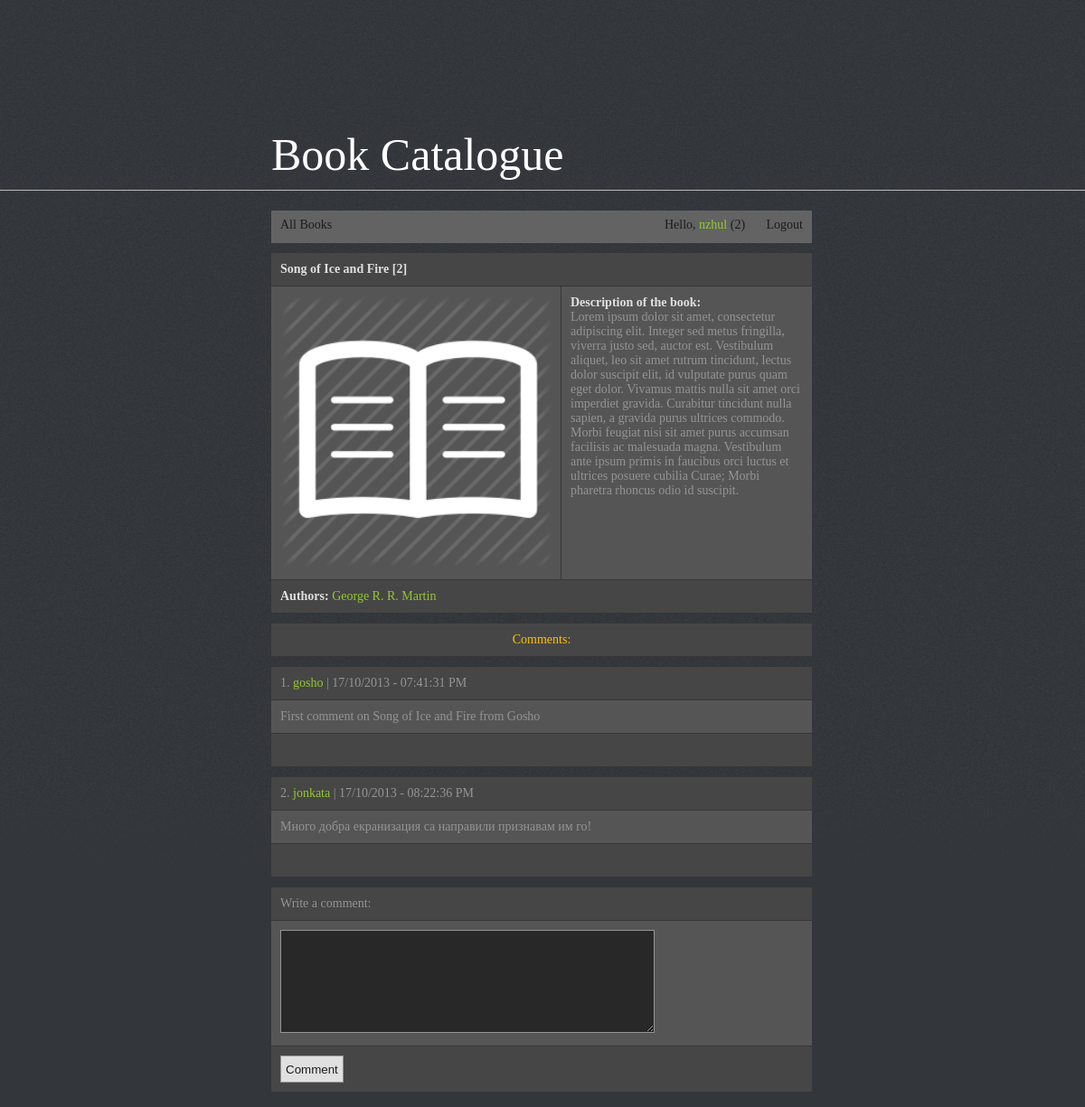
Screenshot of /book.php?id=2 (signed in) with the database file from the repository.
### tables this page shows
CREATE TABLE IF NOT EXISTS `books` (
  `book_id` int(11) NOT NULL AUTO_INCREMENT,
  `book_title` varchar(250) NOT NULL,
  `comments_count` int(11) NOT NULL,
  PRIMARY KEY (`book_id`)
);

CREATE TABLE IF NOT EXISTS `authors` (
  `author_id` int(11) NOT NULL AUTO_INCREMENT,
  `author_name` varchar(250) NOT NULL,
  PRIMARY KEY (`author_id`)
);

CREATE TABLE IF NOT EXISTS `comments` (
  `comment_id` int(11) NOT NULL AUTO_INCREMENT,
  `book_id` int(11) NOT NULL,
  `comment` text NOT NULL,
  `date_added` int(11) NOT NULL,
  `author_id` int(11) NOT NULL,
  PRIMARY KEY (`comment_id`),
  KEY `book_id` (`book_id`,`date_added`,`author_id`)
);

CREATE TABLE IF NOT EXISTS `users` (
  `user_id` int(11) NOT NULL AUTO_INCREMENT,
  `username` varchar(50) NOT NULL,
  `password` varchar(50) NOT NULL,
  `comments_count` int(11) NOT NULL,
  PRIMARY KEY (`user_id`)
);

### book.php (the view, shortened to what this page needs)
<?php
require './inc/config.php';
if (!isset($_GET['id'])) {
    header('Location: index.php');
    exit;
} else {
    $sql = 'SELECT * FROM books WHERE book_id=' . (int) $_GET['id'];
    $result = mysqli_query($link, $sql);
    if ($result->num_rows <= 0) {
        header('Location: index.php');
        exit;
    } else {
        $row = $result->fetch_assoc();
    }
}
require './inc/header.php';
if (isset($_SESSION['username'])) {
    $usernameField = '<li><a href="user.php?id=' . $_SESSION['user_id'] . '">Hello, <span style="color: #93c72e;">' . $_SESSION['username'] . '</span> (' . $_SESSION['comments_count'] . ')</a></li>
        <li><a href="logout.php">Logout</a></li>';
} else {
    $usernameField = '<li><a href="login.php">Login</a></li>';
}
?>
<div class="navigation" style="text-align: right;">
    <ul id="menu">
        <li style="float: left;"><a href="index.php" id="addBook">All Books</a></li>
        <?= $usernameField; ?>
    </ul>
</div>
<table>
    <tr>
        <td colspan="2"><span class="sum"><?= $row['book_title'] . ' [' . $row['comments_count'] . ']' ?></span></td>
    </tr>
    <tr>
        <td><img src="img/book.png" style="width: 300px;"/></td>
        <td style="vertical-align: top;"><span class="sum">Description of the book:</span><br/>Lorem ipsum dolor sit amet, consectetur adipiscing elit.
            Integer sed metus fringilla, viverra justo sed, auctor est.
            Vestibulum aliquet, leo sit amet rutrum tincidunt, lectus dolor suscipit elit,
            id vulputate purus quam eget dolor. Vivamus mattis nulla sit amet orci imperdiet
            gravida. Curabitur tincidunt nulla sapien, a gravida purus ultrices commodo.
            Morbi feugiat nisi sit amet purus accumsan facilisis ac malesuada magna.
            Vestibulum ante ipsum primis in faucibus orci luctus et ultrices posuere cubilia
            Curae; Morbi pharetra rhoncus odio id suscipit.</td>
    </tr>
    <tr>
        <td colspan="2"><span class="sum">Authors:</span>
            <?php
            $sql = 'SELECT authors.author_id, authors.author_name FROM authors
                    LEFT JOIN books_authors
                    ON authors.author_id = books_authors.author_id
                    LEFT JOIN books
                    ON books_authors.book_id = books.book_id
                    WHERE books.book_id=' . (int) $_GET['id'];
            $result = mysqli_query($link, $sql);
            $rowCount = $result->num_rows;
            $loopCount = 1;
            while ($row = $result->fetch_assoc()) {
                if ($loopCount == $rowCount) {
                    $divider = '';
                } else {
                    $divider = ' | ';
                }
                echo '<a href="author.php?id=' . $row['author_id'] . '">' . $row['author_name'] . '</a>' . $divider;
                $loopCount++;
            }
            ?>
        </td>
    </tr>
</table>
<?php
$sql = 'SELECT * FROM comments
        LEFT JOIN users
        ON comments.author_id = users.user_id
        WHERE book_id=' . (int) $_GET['id'];
$result = mysqli_query($link, $sql);
if ($result->num_rows <= 0) {
    ?>
    <table>
        <tr>
            <td style="color: #ffc000; text-align: center;">The book doesn't have any comments yet<br/>Write the first one!</td>
        </tr>
    </table>
    <?php
} else {
    echo '<table>
        <tr>
            <td style="color: #ffc000; text-align: center;">Comments:</td>
        </tr>
    </table>';
    $counter = 1;
    while ($row = $result->fetch_assoc()) {
        $real_date = date('d/m/Y \- h:i:s A', $row['date_added']);
        echo '<table>
    <tr>
        <td>' . $counter . '. <a href="user.php?id=' . $row['author_id'] . '">' . $row['username'] . '</a> | ' . $real_date . '</td>
    </tr>
    <tr>
        <td>' . $row['comment'] . '</td>
    </tr>
    <tr>
        <td>&nbsp;</td>
    </tr>
</table>';
        $counter++;
    }
}
?>
<?php if (isset($_SESSION['isLogged'])) { ?>
    <form action="processpost.php" method="POST">
        <table>
            <tr>
                <td>Write a comment:</td>
            </tr>
            <tr>
                <td><textarea name="comment"></textarea></td>
            </tr>
            <tr>
                <td>
                    <input type="submit" name="postComment" value="Comment"/>
                </td>
            </tr>
        </table>
    </form>
<?php } ?>
<?php
include './inc/footer.php';
?>

### css/style.css (style rules this page uses)
body { background: #33363b url(../img/bg.jpg)repeat-x;font-family: Tahoma;font-size: 14px; }
.navigation { float: left;width: 598px;height: 36px; background: #636363; }
table { color: #949494; border-collapse: collapse;width: 600px;margin-left: -1px;position: relative;top:10px;float: left;z-index: 2; margin-bottom: 10px; }
td { background: #555555; border: 1px solid #363636; padding: 10px; text-align: left; }
tr:first-child td, tr:last-child td { background: #464646; }
.sum { font-weight: bold;color: #e0e0e0; }
input[type="submit"] { background: #e0e0e0;border: 1px solid #949494; width: 70px; height: 30px; padding-left: 5px; color: #1c1c1c;cursor: pointer; }
input, textarea { background: #e0e0e0;border: 1px solid #949494; width: 180px;height: 25px;padding-left: 10px; background: #282828; color: #e0e0e0; }
textarea { height: 100px; width: 400px;padding-top: 10px; }
td a { color: #93c72e; text-decoration: none; }
ul#menu, ul#menu ul.sub-menu { padding:0; margin: 0; margin-top: 3px; }
ul#menu li, ul#menu ul.sub-menu li { list-style-type: none; display: inline-block; }
ul#menu li a, ul#menu li ul.sub-menu li a { text-decoration: none; color: #1c1c1c; background: #636363; padding: 8px 10px 0 10px; display:inline-block; height: 28px; margin-top: -3px; }
ul#menu li { position: relative; }

### rows the page displays
books: book_title "Song of Ice and Fire", comments_count "2"
authors: author_name "George R. R. Martin"
comments: users.username "gosho", date_added "17/10/2013 - 07:41:31 PM", comment "First comment on Song of Ice and Fire from Gosho"
comments: users.username "jonkata", date_added "17/10/2013 - 08:22:36 PM", comment "Много добра екранизация са направили признавам им го!"

### other values shown
$_SESSION['username'] "nzhul"
$_SESSION['comments_count'] "2"
